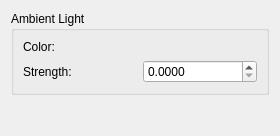
<?xml version="1.0" encoding="UTF-8"?>
<ui version="4.0">
 <class>SceneWidget</class>
 <widget class="QWidget" name="SceneWidget">
  <property name="geometry">
   <rect>
    <x>0</x>
    <y>0</y>
    <width>280</width>
    <height>136</height>
   </rect>
  </property>
  <property name="windowTitle">
   <string>Form</string>
  </property>
  <layout class="QGridLayout" name="gridLayout_3">
   <item row="0" column="0">
    <widget class="QGroupBox" name="groupBox">
     <property name="title">
      <string>Ambient Light</string>
     </property>
     <layout class="QGridLayout" name="gridLayout_2">
      <item row="0" column="0">
       <layout class="QGridLayout" name="gridLayout">
        <item row="0" column="1">
         <widget class="ColorWidget" name="colorWidget" native="true"/>
        </item>
        <item row="1" column="0">
         <widget class="QLabel" name="label_2">
          <property name="text">
           <string>Strength:</string>
          </property>
         </widget>
        </item>
        <item row="1" column="1">
         <widget class="QDoubleSpinBox" name="strengthSpinBox">
          <property name="decimals">
           <number>4</number>
          </property>
          <property name="singleStep">
           <double>0.100000000000000</double>
          </property>
         </widget>
        </item>
        <item row="0" column="0">
         <widget class="QLabel" name="label">
          <property name="text">
           <string>Color:</string>
          </property>
         </widget>
        </item>
       </layout>
      </item>
     </layout>
    </widget>
   </item>
   <item row="1" column="0">
    <spacer name="verticalSpacer">
     <property name="orientation">
      <enum>Qt::Vertical</enum>
     </property>
     <property name="sizeHint" stdset="0">
      <size>
       <width>20</width>
       <height>23</height>
      </size>
     </property>
    </spacer>
   </item>
  </layout>
 </widget>
 <customwidgets>
  <customwidget>
   <class>ColorWidget</class>
   <extends>QWidget</extends>
   <header>colorwidget/colorwidget.h</header>
   <container>1</container>
  </customwidget>
 </customwidgets>
 <resources/>
 <connections/>
</ui>
